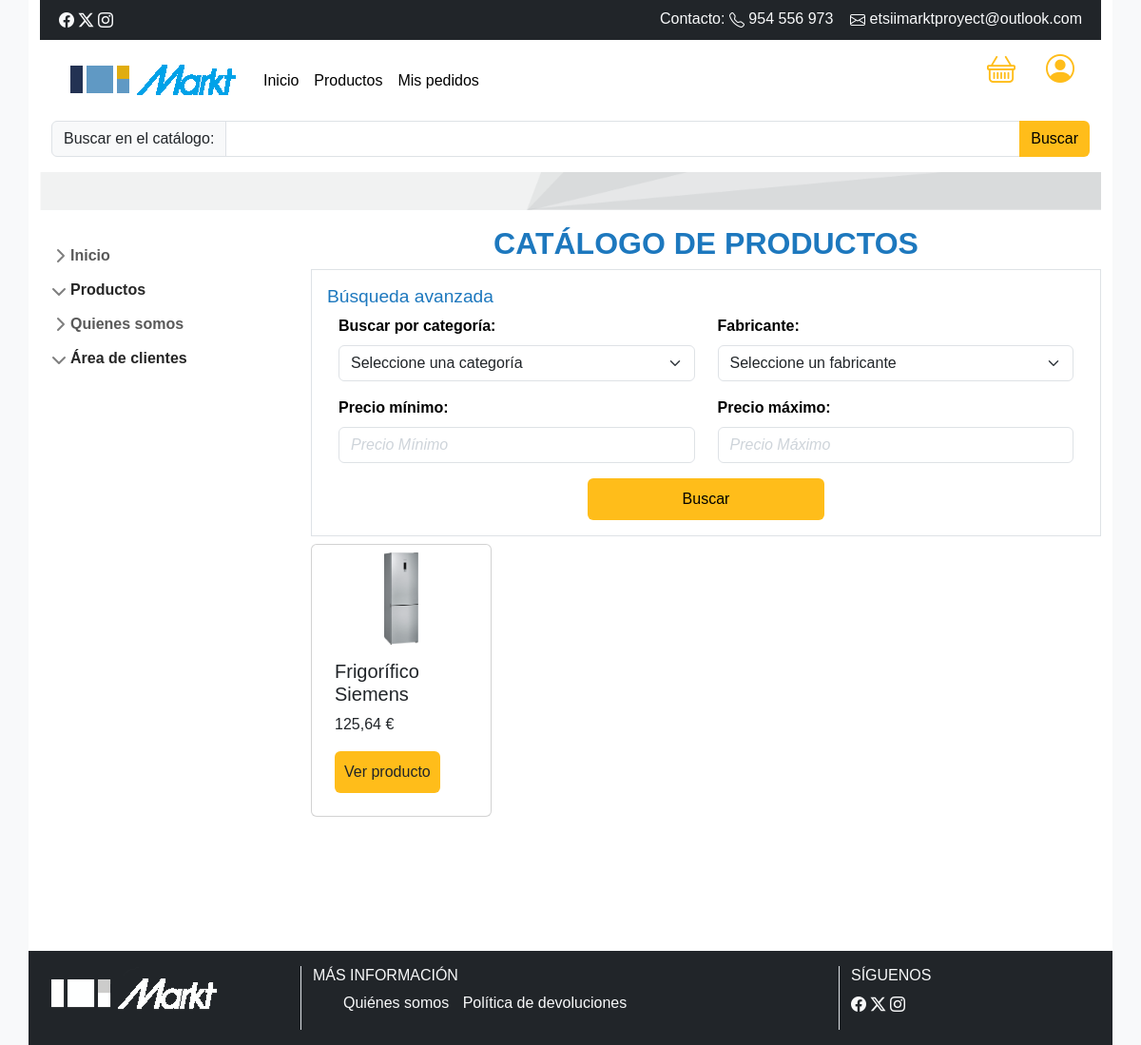
The app's page /busqueda/?categoria=Frigorífico with its own data.
### productos/models.py (models this page shows, shortened)
class Producto(models.Model):
    categoria = models.ForeignKey(Categoria,related_name='productos', on_delete=models.SET_DEFAULT, default=Categoria.get_default_categoria)
    fabricante = models.ForeignKey(Fabricante,related_name='productos', on_delete=models.SET_DEFAULT, default=Fabricante.get_default_fabricante)
    nombre = models.CharField(max_length=100)
    precio = models.FloatField()
    descripcion = models.TextField(blank=True, null=True)
    cantidad = models.IntegerField(default=1)
    imagen = models.ImageField(upload_to='productos_imagenes', blank=True, null=True)
    @property
    def producto_agotado(self):
        return self.cantidad == 0
    class Meta:
        ordering = ['nombre']
        verbose_name_plural = 'Productos'

### productos/views.py (the view)
# urls.py: path('busqueda/', catalogo2, name='catalogo2'),
def catalogo2(request):
    q_fabricante = request.GET.get('fabricante', '')
    q_categoria = request.GET.get('categoria', '')
    q_precioMin = request.GET.get('precioMin', '')
    q_precioMax = request.GET.get('precioMax', '')
    productos = Producto.objects.all()
    categorias = Categoria.objects.all()
    fabricantes = Fabricante.objects.all()
    if q_fabricante=='Todos los fabricantes' or q_fabricante=='Seleccione un fabricante':
        q_fabricante=''
    if q_categoria=='Todos los electrodomésticos' or q_categoria=='Seleccione una categoría':
        q_categoria=''
    if q_precioMin=='':
        q_precioMin=0
    if q_precioMax=='':
        q_precioMax=1000000000000
    productos = productos.filter( Q(fabricante__nombre__icontains=q_fabricante) & Q(categoria__nombre__icontains=q_categoria) & Q(precio__lte=q_precioMax) & Q(precio__gte=q_precioMin))
    return render(request, 'productos/catalogo.html', {'productos': productos, 'categorias': categorias,'fabricantes': fabricantes})

### templates/productos/catalogo.html (shortened to what this page needs)
{% extends "base.html" %}
{% block content %}
<h2 class="text-center">CATÁLOGO DE PRODUCTOS</h2>
<div class="border mb-2 busqueda p-3">
<form role="search" method="get" action="{% url 'catalogo2' %}">
<h3>Búsqueda avanzada</h3>
    <div class="row m-0  border-1">
          <div class="mb-3 col-6">
            <label for="busqueda"  class="form-label">Buscar por categoría:</label>
            <select name="categoria" id="categoria" class="form-select">
                <option>Seleccione una categoría</option>
            </select>
          </div>
          <div class="mb-3 col-6">
            <label for="fabricante" class="form-label">Fabricante: </label>
            <select name="fabricante" id="fabricante" class="form-select">
                <option>Seleccione un fabricante</option>
              </select>
          </div>
          <div class="mb-3 col-6">
            <label for="precioMin" class="form-label">Precio mínimo: </label>
            <input class="form-control me-2" type="number" name="precioMin" min="0" id="precioMin" placeholder="Precio Mínimo">
          </div>
          <div class="mb-3 col-6">
            <label for="precioMax" class="form-label">Precio máximo: </label>
            <input class="form-control me-2" type="number" name="precioMax" min="0" id="precioMax" placeholder="Precio Máximo">
          </div>
        </div>
        <div class="row">
          <div class="col-md-4 offset-md-4"><button type="submit" class="btn btn-primary" id="buscar">Buscar</button></div>
        </div>
</form>
</div>
<div class="row">
  {% for producto in productos %}
      <div class="col-3">
          <div class="card p-2">
              {% if producto.imagen %}
                  <img class="card-img-top" src="{{producto.imagen.url}}" alt="{{ producto.nombre }}">
              {% endif %}
              <div class="card-body">
              <h5 class="card-title">{{ producto.nombre }}</h5>
              <p class="card-text">{{ producto.precio }} €</p>
              <a href="{% url 'detalle' producto.id %}" class="btn btn-primary">Ver producto</a>
              </div>
          </div>
      </div>
  {% endfor %}
</div>
{% endblock %}

### static/css/styles.css (style rules this page uses)
:root { --primary-color: #1d78be; --secondary-color: #ffbd1a; --dark-color: #333333; }
body { font-family: Arial,"Lexend Deca","Helvetica Neue",Helvetica,Arial,sans-serif; background-color: var(--bs-gray-100); color: var(--bs-black); margin: 0; padding: 0; }
h2 { color: var(--primary-color); font-weight: 700; text-transform: uppercase; }
h3 { color: var(--primary-color) !important; font-size: 1.2rem; }
.btn.btn-primary { background-color: var(--secondary-color); color: var(--bs-black); padding: 10px 10px; border: none; cursor: pointer; }
.busqueda label { font-weight: 700; }
.busqueda ::placeholder { font-style: italic; color: var(--bs-gray-400); }
#buscar { width: 100%; }

### static/css/sidebars.css (style rules this page uses)
body { min-height: 100vh; min-height: -webkit-fill-available; }
html { height: -webkit-fill-available; }

### records on screen
Producto: imagen (picture), nombre "Frigorífico Siemens", precio "125,64"
